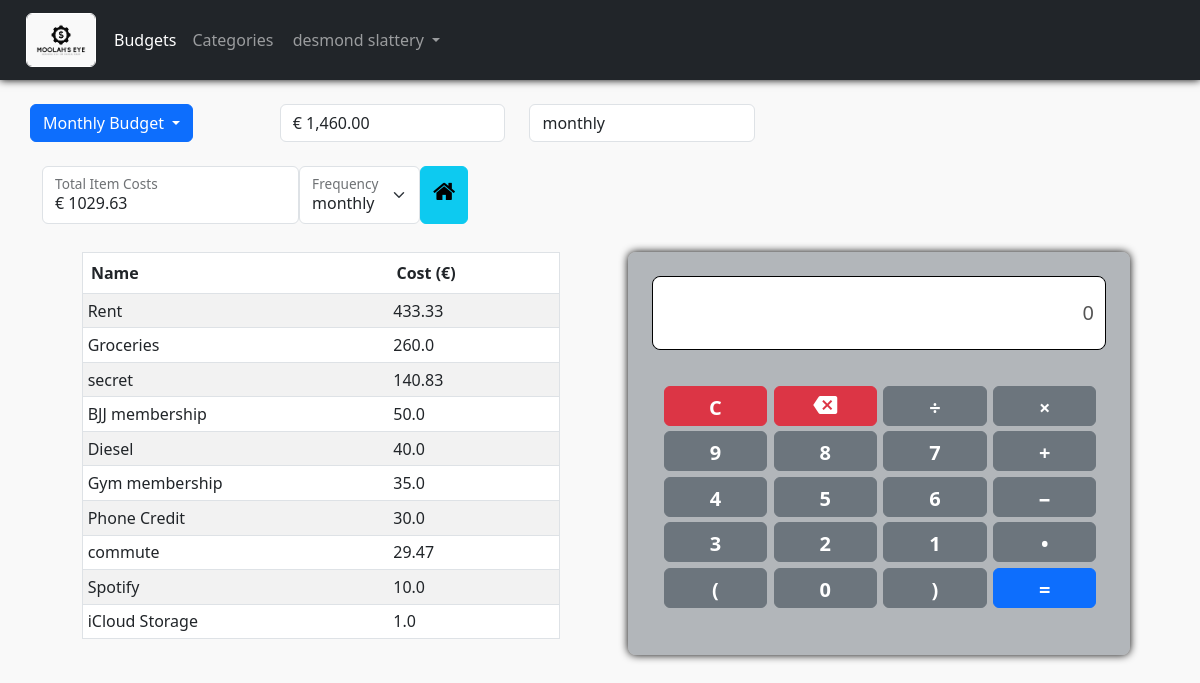
The app's page /calculator/11 (signed in) with its own data.
### main/models.py (models this page shows, shortened)
class User(AbstractBaseUser, PermissionsMixin):
    name = models.CharField(max_length=40, unique=True, null=False, blank=False)
    user_name = models.CharField(max_length=40, unique=True, null=False, blank=False)
    email = models.EmailField(null=False, blank=False, unique=True)
    password = models.CharField(max_length=150, null=False, blank=False)
    instantiated = models.BooleanField(null=False, default=False)
    is_staff = models.BooleanField(default=False)
    is_active = models.BooleanField(default=False)
    objects = CustomAccountManager()
    USERNAME_FIELD = 'email'
    REQUIRED_FIELDS = ['user_name', 'name','password']

class Budget(models.Model):
    frequencies = (
        (2, "weekly"),
        (3, "bi-weekly"),
        (4, "monthly")
    )
    user_id = models.ForeignKey(User, on_delete=models.CASCADE, default=None)
    name = models.CharField(max_length=40, default="New Budget", null=False, blank=False, unique=True)
    amount = models.FloatField(default=0.0, null=False, blank=False)
    frequency = models.IntegerField(null=False, default=7, choices=frequencies)
    def get_frequency(self, str_rep: bool = True) -> Union[int, str]:
        try:
            for freq in Budget.frequencies:
                if self.frequency in freq:
                    if str_rep:
                        return freq[1]
                    else:
                        return freq[0]
        except:
            pass
    def get_total_costs(self, frequency_filter=None) -> float:
        try:
            if not frequency_filter:
                frequency_filter = self.frequency
            return round(sum([item.get_item_cost(frequency_filter) for item in self.item_set.all()]), 2)
        except Exception as e:
            print("bang: ",e)
            return 0
    def get_item_costs(self, frequency_filter: Union[str, int]):
        ret = {}
        try:
            items = sorted(
                self.item_set.all(),
                key = lambda i: i.get_item_cost(frequency_filter),
                reverse=True
            )
            for item in items:
                ret[item.name] = round(item.get_item_cost(frequency_filter),2)
        except Exception as e:
            pass
        return ret

class Item(models.Model):
    frequencies = (
        (1, "daily"),
        (2, "weekly"),
        (3, "bi-weekly"),
        (4, "monthly")
    )
    budget_id = models.ForeignKey(Budget, on_delete=models.CASCADE)
    name = models.CharField(max_length=40, default="New Item", null=False, blank=False)
    cost = models.FloatField(default=0.0, null=False, blank=False)
    frequency = models.IntegerField(null=False, default=7, choices=frequencies)
    category = models.ForeignKey(Category, on_delete=models.SET_NULL, default=None, null=True)
    def get_frequencies(self, str_rep: bool = True, limit:bool=True) -> list:
        try:
            freqs = []
            for freq in Item.frequencies:
                if limit:
                    if freq[0] > self.budget_id.frequency:
                        break
                freqs.append(freq[1] if str_rep else freq[0])
            return freqs
        except:
            pass
    def get_monthly_cost(self) -> float:
        try:
            if self.frequency == 1:
                return (self.cost * 365) / 12
            elif self.frequency == 2:
                return (self.cost * 52) / 12
            elif self.frequency == 3:
                return (self.cost * 26) / 12
            elif self.frequency == 4:
                return self.cost
            return 0
        except:
            return 0
    def get_item_cost(self, frequency_filter=None):
        try:
            if not frequency_filter:
                frequency_filter = self.budget_id.frequency
            for freq in self.frequencies:
                if frequency_filter in freq:
                    if freq[1] == "daily":
                        return self.get_daily_cost()
                    elif freq[1] == "weekly":
                        return self.get_weekly_cost()
                    elif freq[1] == "bi-weekly":
                        return self.get_bi_weekly_cost()
                    elif freq[1] == "monthly":
                        return self.get_monthly_cost()
                    else:
                        return 0
        except:
            return 0

### main/views.py (the view, shortened to what this page needs)
# urls.py: path("calculator/<int:budget_id>", views.calculator_view, name="calculator_view")
def calculator_view(req, budget_id):
    try:
        context = {}
        budget = Budget.objects.filter(id=budget_id).first()
        if budget:
            context["budget"] = budget
            if budget.item_set.all():
                context["frequencies"] = budget.item_set.all().first().get_frequencies()
            else:
                context["frequencies"] = budget.get_budget_frequencies()
            if req.method == "GET":
                context["frequency"] = budget.get_frequency()
                context["items"] = budget.get_item_costs(context["frequency"])
                print(context["items"])
                if context["items"]:
                    context["amount"] = budget.get_total_costs(context["frequency"])
                else:
                    context["amount"] = 0
                return render(req,"calculator.html", context)
            return render(req,"calculator.html", context)
    except Exception as e:
        print(e)
        pass
    return redirect("dashboard_view", id=budget_id)

### main/templatetags/custom_filters.py (called while the page is built)
@register.filter
def lookup(dict, key):
    try:
        return dict[key]
    except:
        print(f"Couldn't find {key} in {dict}")
        return None

@register.filter
def format_float(val) -> str:
    try:
        return "{0:,.2f}".format(val)
    except Exception as e:
        return val

### main/templates/calculator.html (shortened to what this page needs)
{% extends 'index.html' %}
{% load static %}
{% block static_resources %}
<link rel="stylesheet" href="https://cdnjs.cloudflare.com/ajax/libs/font-awesome/4.7.0/css/font-awesome.min.css">
<link rel="stylesheet" type="text/css" href="{% static '/css/styles.css' %}"/>
<link rel="stylesheet" type="text/css" href="{% static '/css/calculator.css' %}"/>
{% endblock %}
{% load custom_filters %}
{% block content %}
    <div class="budget-details container">
        <div class="budget-info row">
            <div class="col">
                <div class="dropdown">
                    <button class="btn btn-primary dropdown-toggle" type="button" data-bs-toggle="dropdown" aria-expanded="false">
                    {{budget.name}}
                    </button>
                </div>
            </div>
            <div class="col">
                <input class="form-control" type="text" value= "€ {{budget.amount|format_float}}"
                aria-label="readonly input example" readonly>
            </div>
            <div class="col">
                <input class="form-control" type="text" value="{{budget.get_frequency}}"
                aria-label="readonly input example" readonly>
            </div>
        </div>
    </div>
    <div class="costs-container container">
        <form class="costs-form" method="post" action="">
            <div class="form-floating">
                <input id="item_costs" class="form-control" type="text"
                value="€ {{amount}}" aria-label="readonly input example" readonly/>
            <label for="item_costs">Total Item Costs</label>
            </div>
            <div class="form-floating">
                <select id="frequency_select" class="form-select" aria-label="" name="frequency">
                    {% for freq in frequencies %}
                        {% if freq == frequency %}
                            <option selected>{{freq}}</option>
                        {% else %}
                            <option value="{{freq}}">{{freq}}</option>
                        {% endif %}
                    {% endfor %}
                  </select>
                <label for="frequency">Frequency</label>
            </div>
            <a type="button" href="{% url 'dashboard_view' id=budget.id %}" class="btn btn-info" id="calculator">
                <i class="fa fa-home" aria-hidden="true"></i>
            </a>
    </div>
    <div class="main-content-container container">
        <div class="items-container container">
            <table border="1 | 0" cellpadding="3" class="table table-striped items-table">
                <thead class="thead-light">
                    <tr>
                        <th scope="col" class="text-left">Name</th>
                        <th scope="col" class="text-justify">Cost (€)</th>
                    </tr>
                </thead>
                <tbody>
                    {% for item in items %}
                        <tr>
                            <td class="text-left">{{item}}</td>
                            <td class="text-justify">{{items|lookup:item}}</td>
                        </tr>
                    {% endfor %}
                </tbody>
            </table>
        </div>
        <div class="calculator-container container">
            <div class="calculator">
                <div class="calculator-display">
                    <input id="display_input" type="text" value="0" disabled/>
                </div>
                <div id="calculator-buttons" class="grid-container">
                    <button type="button" data-value="clear" class="btn btn-danger">C</button>
                    <button type="button" data-value="backspace" class="btn btn-danger">
                        <i class="material-icons">backspace</i>
                    </button>
                    <button type="button" data-value="/" class="btn btn-secondary">&divide;</button>
                    <button type="button" data-value="x" class="btn btn-secondary">&times;</button>
                    <button type="button" data-value="9" class="btn btn-secondary">9</button>
                    <button type="button" data-value="8" class="btn btn-secondary">8</button>
                    <button type="button" data-value="7" class="btn btn-secondary">7</button>
                    <button type="button" data-value="+" class="btn btn-secondary">&plus;</button>
                    <button type="button" data-value="4" class="btn btn-secondary">4</button>
                    <button type="button" data-value="5" class="btn btn-secondary">5</button>
                    <button type="button" data-value="6" class="btn btn-secondary">6</button>
                    <button type="button" data-value="-" class="btn btn-secondary">&minus;</button>
                    <button type="button" data-value="3" class="btn btn-secondary">3</button>
                    <button type="button" data-value="2" class="btn btn-secondary">2</button>
                    <button type="button" data-value="1" class="btn btn-secondary">1</button>
                    <button type="button" data-value="." class="btn btn-secondary">&bull;</button>
                    <button type="button" data-value="(" class="btn btn-secondary">&lpar;</button>
                    <button type="button" data-value="0" class="btn btn-secondary">0</button>
                    <button type="button" data-value=")" class="btn btn-secondary">&rpar;</button>
                    <button type="button" data-value="equals" class="btn btn-primary">&equals;</button>
                </div>
            </div>
        </div>
    </div>
{% endblock %}

### main/templates/index.html (shortened to what this page needs)
{% extends 'base.html' %}
{% load static %}
{% block main %}
    <main id="bootstrap-override">
        <nav class="navbar navbar-dark navbar-expand-lg bg-dark sticky-top" data-bs-theme="dark">
            <div class="container-fluid">
                <a class="navbar-brand" href="#">
                    <img src="{% static 'images/logo.png' %}" id="logo" alt="Moolah's Eye Logo">
                </a>
              <div class="collapse navbar-collapse" id="navbarNavDropdown">
                <ul class="navbar-nav">
                  <li class="nav-item">
                    <a class="nav-link active" aria-current="page" href="#">Budgets</a>
                  </li>
                  <li class="nav-item">
                    <a class="nav-link" href="#">Categories</a>
                  </li>
                  <li class="nav-item dropdown logout-dropdown">
                    <a class="nav-link dropdown-toggle" href="#" role="button" data-bs-toggle="dropdown" aria-expanded="false">
                      {{user.name}}
                    </a>
                  </li>
                </ul>
              </div>
            </div>
          </nav>
        <div class="content">
            {% block content %}
            {% endblock %}
        </div>
    </main>
{% endblock %}

### main/static/css/styles.css (style rules this page uses)
:root { --logo-bg: #f9f9f9; }
body { overflow-x: hidden; overflow-y: auto; background-color: var(--logo-bg); }
main { width: 100vw; height: 100vh; }
.navbar { box-shadow: 0 0 .5rem black; }
#logo { width: 100%; height: auto; margin: 0 2.5%; border: .05rem groove white; border-radius: 6px; }
.navbar-brand { max-width: 6%; }
.navbar-brand, .logout-dropdown { margin: 0 1%; }
.budget-details { display: flex; flex-direction: row; justify-content: flex-start; padding: 1% 0; margin: 1% auto; }
.costs-container { display: flex; }
.items-container { margin: 2.5% auto; }
.items-table { background-color: white; }
.items-table tbody td { padding: 1%; }
#calculator, #table_item_view, #chart_item_view { font-size: 150%; }

### main/static/css/calculator.css (style rules this page uses)
:root { --calculator-bg: rgba(108, 117, 125, 0.5); }
* { margin: 0; padding: 0; box-sizing: border-box; }
.main-content-container { display: flex; }
.items-container { margin: 2.5%; }
.costs-form { display: flex; }
.calculator-container { margin: 2.5%; box-shadow: 0 0 .5rem black; border-radius: 8px; background: var(--calculator-bg); }
.calculator { border-radius: 8px; }
.calculator-display { margin: 5% auto; border: .05rem groove black; border-radius: 8px; max-width: 95%; }
.calculator-display input { height: 100%; width: 100%; padding: 5% 2.5%; border: none; border-radius: 8px; background-color: white; text-align: right; font-size: 125%; }
.grid-container { max-width: 95%; margin: auto; display: grid; grid-template-columns: repeat(4, 24%); grid-template-rows: repeat(5, 18%); padding: 2.5%; row-gap: 2.5%; column-gap: 1.5%; }
.calculator .btn { font-weight: bold; font-size: 125%; }

### records on screen
User: name "desmond slattery"
Budget: name "Monthly Budget", amount "€ 1,460.00", get_frequency "monthly"
Item: items "Rent", items "433.33"
Item: items "Groceries", items "260.0"
Item: items "secret", items "140.83"
Item: items "BJJ membership", items "50.0"
Item: items "Diesel", items "40.0"
Item: items "Gym membership", items "35.0"
Item: items "Phone Credit", items "30.0"
Item: items "commute", items "29.47"
Item: items "Spotify", items "10.0"
Item: items "iCloud Storage", items "1.0"

### other values on screen
form field frequency "monthly"
